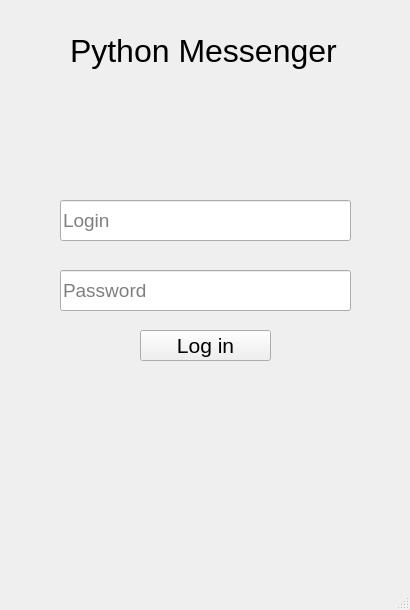
<?xml version="1.0" encoding="UTF-8"?>
<ui version="4.0">
 <class>Messenger</class>
 <widget class="QMainWindow" name="Messenger">
  <property name="geometry">
   <rect>
    <x>0</x>
    <y>0</y>
    <width>410</width>
    <height>610</height>
   </rect>
  </property>
  <property name="windowTitle">
   <string>Messenger</string>
  </property>
  <widget class="QWidget" name="centralwidget">
   <widget class="QStackedWidget" name="stackedWidget">
    <property name="geometry">
     <rect>
      <x>0</x>
      <y>0</y>
      <width>410</width>
      <height>581</height>
     </rect>
    </property>
    <property name="currentIndex">
     <number>0</number>
    </property>
    <widget class="QWidget" name="page">
     <widget class="QLineEdit" name="loginLine">
      <property name="geometry">
       <rect>
        <x>60</x>
        <y>200</y>
        <width>291</width>
        <height>41</height>
       </rect>
      </property>
      <property name="font">
       <font>
        <pointsize>14</pointsize>
       </font>
      </property>
      <property name="text">
       <string/>
      </property>
      <property name="placeholderText">
       <string>Login</string>
      </property>
     </widget>
     <widget class="QLineEdit" name="passwordLine">
      <property name="geometry">
       <rect>
        <x>60</x>
        <y>270</y>
        <width>291</width>
        <height>41</height>
       </rect>
      </property>
      <property name="font">
       <font>
        <pointsize>14</pointsize>
       </font>
      </property>
      <property name="echoMode">
       <enum>QLineEdit::Password</enum>
      </property>
      <property name="placeholderText">
       <string>Password</string>
      </property>
     </widget>
     <widget class="QPushButton" name="loginButton">
      <property name="geometry">
       <rect>
        <x>140</x>
        <y>330</y>
        <width>131</width>
        <height>31</height>
       </rect>
      </property>
      <property name="font">
       <font>
        <pointsize>16</pointsize>
       </font>
      </property>
      <property name="text">
       <string>Log in</string>
      </property>
     </widget>
     <widget class="QLabel" name="messengerLabel1">
      <property name="geometry">
       <rect>
        <x>70</x>
        <y>30</y>
        <width>281</width>
        <height>41</height>
       </rect>
      </property>
      <property name="font">
       <font>
        <pointsize>24</pointsize>
       </font>
      </property>
      <property name="text">
       <string>Python Messenger</string>
      </property>
     </widget>
     <widget class="QLabel" name="loginError">
      <property name="geometry">
       <rect>
        <x>60</x>
        <y>180</y>
        <width>181</width>
        <height>21</height>
       </rect>
      </property>
      <property name="text">
       <string>&lt;html&gt;&lt;head/&gt;&lt;body&gt;&lt;p&gt;&lt;br/&gt;&lt;/p&gt;&lt;/body&gt;&lt;/html&gt;</string>
      </property>
     </widget>
     <widget class="QLabel" name="passwordError">
      <property name="geometry">
       <rect>
        <x>60</x>
        <y>250</y>
        <width>181</width>
        <height>21</height>
       </rect>
      </property>
      <property name="text">
       <string>&lt;html&gt;&lt;head/&gt;&lt;body&gt;&lt;p&gt;&lt;br/&gt;&lt;/p&gt;&lt;/body&gt;&lt;/html&gt;</string>
      </property>
     </widget>
    </widget>
    <widget class="QWidget" name="page_2">
     <widget class="QTextBrowser" name="textBrowser">
      <property name="geometry">
       <rect>
        <x>20</x>
        <y>100</y>
        <width>371</width>
        <height>401</height>
       </rect>
      </property>
      <property name="font">
       <font>
        <pointsize>11</pointsize>
       </font>
      </property>
     </widget>
     <widget class="QPushButton" name="sendButton">
      <property name="geometry">
       <rect>
        <x>320</x>
        <y>530</y>
        <width>71</width>
        <height>25</height>
       </rect>
      </property>
      <property name="font">
       <font>
        <pointsize>11</pointsize>
       </font>
      </property>
      <property name="text">
       <string>Send</string>
      </property>
     </widget>
     <widget class="QLabel" name="messengerLabel2">
      <property name="geometry">
       <rect>
        <x>70</x>
        <y>30</y>
        <width>281</width>
        <height>41</height>
       </rect>
      </property>
      <property name="font">
       <font>
        <pointsize>24</pointsize>
       </font>
      </property>
      <property name="text">
       <string>Python Messenger</string>
      </property>
     </widget>
     <widget class="QTextEdit" name="textEdit">
      <property name="geometry">
       <rect>
        <x>20</x>
        <y>520</y>
        <width>291</width>
        <height>41</height>
       </rect>
      </property>
      <property name="font">
       <font>
        <pointsize>11</pointsize>
       </font>
      </property>
     </widget>
    </widget>
   </widget>
  </widget>
  <widget class="QStatusBar" name="statusbar"/>
 </widget>
 <resources/>
 <connections/>
</ui>
